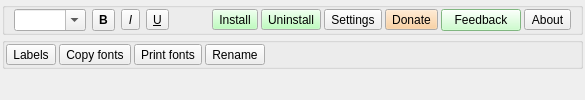
  <widget class="QWidget" name="centralwidget">
   <layout class="QVBoxLayout" name="verticalLayout_2">
    <property name="spacing">
     <number>2</number>
    </property>
    <property name="margin">
     <number>2</number>
    </property>
    <item>
     <widget class="QGroupBox" name="groupBox">
      <layout class="QHBoxLayout" name="horizontalLayout_2">
       <property name="spacing">
        <number>3</number>
       </property>
       <property name="topMargin">
        <number>1</number>
       </property>
       <property name="bottomMargin">
        <number>1</number>
       </property>
       <item>
        <widget class="QWidget" name="textEditingControls" native="true">
         <property name="sizePolicy">
          <sizepolicy hsizetype="Preferred" vsizetype="Maximum">
           <horstretch>0</horstretch>
           <verstretch>0</verstretch>
          </sizepolicy>
         </property>
         <property name="minimumSize">
          <size>
           <width>17</width>
           <height>0</height>
          </size>
         </property>
         <layout class="QHBoxLayout" name="horizontalLayout_5">
          <property name="margin">
           <number>0</number>
          </property>
          <item>
           <widget class="QComboBox" name="fontSize">
            <property name="focusPolicy">
             <enum>Qt::StrongFocus</enum>
            </property>
            <property name="editable">
             <bool>true</bool>
            </property>
            <property name="maxVisibleItems">
             <number>12</number>
            </property>
            <property name="maxCount">
             <number>200</number>
            </property>
            <property name="insertPolicy">
             <enum>QComboBox::InsertAlphabetically</enum>
            </property>
            <property name="minimumContentsLength">
             <number>4</number>
            </property>
           </widget>
          </item>
          <item>
           <widget class="QToolButton" name="boldSetting">
            <property name="sizePolicy">
             <sizepolicy hsizetype="Minimum" vsizetype="Fixed">
              <horstretch>0</horstretch>
              <verstretch>0</verstretch>
             </sizepolicy>
            </property>
            <property name="maximumSize">
             <size>
              <width>30</width>
              <height>25</height>
             </size>
            </property>
            <property name="font">
             <font>
              <weight>75</weight>
              <bold>true</bold>
             </font>
            </property>
            <property name="focusPolicy">
             <enum>Qt::NoFocus</enum>
            </property>
            <property name="toolTip">
             <string>Bold</string>
            </property>
            <property name="text">
             <string>B</string>
            </property>
            <property name="shortcut">
             <string>Ctrl+B</string>
            </property>
            <property name="checkable">
             <bool>true</bool>
            </property>
           </widget>
          </item>
          <item>
           <widget class="QToolButton" name="italicSetting">
            <property name="maximumSize">
             <size>
              <width>30</width>
              <height>16777215</height>
             </size>
            </property>
            <property name="font">
             <font>
              <italic>true</italic>
             </font>
            </property>
            <property name="focusPolicy">
             <enum>Qt::NoFocus</enum>
            </property>
            <property name="toolTip">
             <string>Italic</string>
            </property>
            <property name="text">
             <string>I</string>
            </property>
            <property name="shortcut">
             <string>Ctrl+I</string>
            </property>
            <property name="checkable">
             <bool>true</bool>
            </property>
           </widget>
          </item>
          <item>
           <widget class="QToolButton" name="underlineSetting">
            <property name="maximumSize">
             <size>
              <width>30</width>
              <height>16777215</height>
             </size>
            </property>
            <property name="font">
             <font>
              <underline>true</underline>
              <kerning>true</kerning>
             </font>
            </property>
            <property name="focusPolicy">
             <enum>Qt::NoFocus</enum>
            </property>
            <property name="toolTip">
             <string>Underline</string>
            </property>
            <property name="text">
             <string>U</string>
            </property>
            <property name="shortcut">
             <string>Ctrl+U</string>
            </property>
            <property name="checkable">
             <bool>true</bool>
            </property>
           </widget>
          </item>
         </layout>
        </widget>
       </item>
       <item>
        <spacer name="horizontalSpacer_2">
         <property name="orientation">
          <enum>Qt::Horizontal</enum>
         </property>
         <property name="sizeHint" stdset="0">
          <size>
           <width>40</width>
           <height>20</height>
          </size>
         </property>
        </spacer>
       </item>
       <item>
        <widget class="QToolButton" name="installSelectionButton">
         <property name="sizePolicy">
          <sizepolicy hsizetype="Fixed" vsizetype="Fixed">
           <horstretch>0</horstretch>
           <verstretch>0</verstretch>
          </sizepolicy>
         </property>
         <property name="palette">
          <palette>
           <active>
            <colorrole role="Button">
             <brush brushstyle="SolidPattern">
              <color alpha="255">
               <red>170</red>
               <green>255</green>
               <blue>170</blue>
              </color>
             </brush>
            </colorrole>
           </active>
           <inactive>
            <colorrole role="Button">
             <brush brushstyle="SolidPattern">
              <color alpha="255">
               <red>170</red>
               <green>255</green>
               <blue>170</blue>
              </color>
             </brush>
            </colorrole>
           </inactive>
           <disabled>
            <colorrole role="Button">
             <brush brushstyle="SolidPattern">
              <color alpha="255">
               <red>170</red>
               <green>255</green>
               <blue>170</blue>
              </color>
             </brush>
            </colorrole>
           </disabled>
          </palette>
         </property>
         <property name="text">
          <string>Install</string>
         </property>
        </widget>
       </item>
       <item>
        <widget class="QToolButton" name="uninstallSelectionButton">
         <property name="palette">
          <palette>
           <active>
            <colorrole role="Button">
             <brush brushstyle="SolidPattern">
              <color alpha="255">
               <red>170</red>
               <green>255</green>
               <blue>170</blue>
              </color>
             </brush>
            </colorrole>
           </active>
           <inactive>
            <colorrole role="Button">
             <brush brushstyle="SolidPattern">
              <color alpha="255">
               <red>170</red>
               <green>255</green>
               <blue>170</blue>
              </color>
             </brush>
            </colorrole>
           </inactive>
           <disabled>
            <colorrole role="Button">
             <brush brushstyle="SolidPattern">
              <color alpha="255">
               <red>170</red>
               <green>255</green>
               <blue>170</blue>
              </color>
             </brush>
            </colorrole>
           </disabled>
          </palette>
         </property>
         <property name="text">
          <string>Uninstall</string>
         </property>
        </widget>
       </item>
       <item>
        <widget class="QToolButton" name="settingsButton">
         <property name="sizePolicy">
          <sizepolicy hsizetype="Minimum" vsizetype="Fixed">
           <horstretch>0</horstretch>
           <verstretch>0</verstretch>
          </sizepolicy>
         </property>
         <property name="text">
          <string>Settings</string>
         </property>
        </widget>
       </item>
       <item>
        <widget class="QToolButton" name="donateButton">
         <property name="palette">
          <palette>
           <active>
            <colorrole role="Button">
             <brush brushstyle="SolidPattern">
              <color alpha="255">
               <red>250</red>
               <green>200</green>
               <blue>140</blue>
              </color>
             </brush>
            </colorrole>
           </active>
           <inactive>
            <colorrole role="Button">
             <brush brushstyle="SolidPattern">
              <color alpha="255">
               <red>250</red>
               <green>200</green>
               <blue>140</blue>
              </color>
             </brush>
            </colorrole>
           </inactive>
           <disabled>
            <colorrole role="Button">
             <brush brushstyle="SolidPattern">
              <color alpha="255">
               <red>250</red>
               <green>200</green>
               <blue>140</blue>
              </color>
             </brush>
            </colorrole>
           </disabled>
          </palette>
         </property>
         <property name="text">
          <string>Donate</string>
         </property>
        </widget>
       </item>
       <item>
        <widget class="QPushButton" name="feedbackButton">
         <property name="palette">
          <palette>
           <active>
            <colorrole role="WindowText">
             <brush brushstyle="SolidPattern">
              <color alpha="255">
               <red>0</red>
               <green>0</green>
               <blue>0</blue>
              </color>
             </brush>
            </colorrole>
            <colorrole role="Button">
             <brush brushstyle="SolidPattern">
              <color alpha="255">
               <red>190</red>
               <green>255</green>
               <blue>190</blue>
              </color>
             </brush>
            </colorrole>
            <colorrole role="Light">
             <brush brushstyle="SolidPattern">
              <color alpha="255">
               <red>255</red>
               <green>255</green>
               <blue>255</blue>
              </color>
             </brush>
            </colorrole>
            <colorrole role="Midlight">
             <brush brushstyle="SolidPattern">
              <color alpha="255">
               <red>217</red>
               <green>255</green>
               <blue>217</blue>
              </color>
             </brush>
            </colorrole>
            <colorrole role="Dark">
             <brush brushstyle="SolidPattern">
              <color alpha="255">
               <red>90</red>
               <green>127</green>
               <blue>90</blue>
              </color>
             </brush>
            </colorrole>
            <colorrole role="Mid">
             <brush brushstyle="SolidPattern">
              <color alpha="255">
               <red>120</red>
               <green>170</green>
               <blue>120</blue>
              </color>
             </brush>
            </colorrole>
            <colorrole role="Text">
             <brush brushstyle="SolidPattern">
              <color alpha="255">
               <red>0</red>
               <green>0</green>
               <blue>0</blue>
              </color>
             </brush>
            </colorrole>
            <colorrole role="BrightText">
             <brush brushstyle="SolidPattern">
              <color alpha="255">
               <red>255</red>
               <green>255</green>
               <blue>255</blue>
              </color>
             </brush>
            </colorrole>
            <colorrole role="ButtonText">
             <brush brushstyle="SolidPattern">
              <color alpha="255">
               <red>0</red>
               <green>0</green>
               <blue>0</blue>
              </color>
             </brush>
            </colorrole>
            <colorrole role="Base">
             <brush brushstyle="SolidPattern">
              <color alpha="255">
               <red>255</red>
               <green>255</green>
               <blue>255</blue>
              </color>
             </brush>
            </colorrole>
            <colorrole role="Window">
             <brush brushstyle="SolidPattern">
              <color alpha="255">
               <red>180</red>
               <green>255</green>
               <blue>180</blue>
              </color>
             </brush>
            </colorrole>
            <colorrole role="Shadow">
             <brush brushstyle="SolidPattern">
              <color alpha="255">
               <red>0</red>
               <green>0</green>
               <blue>0</blue>
              </color>
             </brush>
            </colorrole>
            <colorrole role="AlternateBase">
             <brush brushstyle="SolidPattern">
              <color alpha="255">
               <red>217</red>
               <green>255</green>
               <blue>217</blue>
              </color>
             </brush>
            </colorrole>
            <colorrole role="ToolTipBase">
             <brush brushstyle="SolidPattern">
              <color alpha="255">
               <red>255</red>
               <green>255</green>
               <blue>220</blue>
              </color>
             </brush>
            </colorrole>
            <colorrole role="ToolTipText">
             <brush brushstyle="SolidPattern">
              <color alpha="255">
               <red>0</red>
               <green>0</green>
               <blue>0</blue>
              </color>
             </brush>
            </colorrole>
           </active>
           <inactive>
            <colorrole role="WindowText">
             <brush brushstyle="SolidPattern">
              <color alpha="255">
               <red>0</red>
               <green>0</green>
               <blue>0</blue>
              </color>
             </brush>
            </colorrole>
            <colorrole role="Button">
             <brush brushstyle="SolidPattern">
              <color alpha="255">
               <red>190</red>
               <green>255</green>
               <blue>190</blue>
              </color>
             </brush>
            </colorrole>
            <colorrole role="Light">
             <brush brushstyle="SolidPattern">
              <color alpha="255">
               <red>255</red>
               <green>255</green>
               <blue>255</blue>
              </color>
             </brush>
            </colorrole>
            <colorrole role="Midlight">
             <brush brushstyle="SolidPattern">
              <color alpha="255">
               <red>217</red>
               <green>255</green>
               <blue>217</blue>
              </color>
             </brush>
            </colorrole>
            <colorrole role="Dark">
             <brush brushstyle="SolidPattern">
              <color alpha="255">
               <red>90</red>
               <green>127</green>
               <blue>90</blue>
              </color>
             </brush>
            </colorrole>
            <colorrole role="Mid">
             <brush brushstyle="SolidPattern">
              <color alpha="255">
               <red>120</red>
               <green>170</green>
               <blue>120</blue>
              </color>
             </brush>
            </colorrole>
            <colorrole role="Text">
             <brush brushstyle="SolidPattern">
              <color alpha="255">
               <red>0</red>
               <green>0</green>
               <blue>0</blue>
              </color>
             </brush>
            </colorrole>
            <colorrole role="BrightText">
             <brush brushstyle="SolidPattern">
              <color alpha="255">
               <red>255</red>
               <green>255</green>
               <blue>255</blue>
              </color>
             </brush>
            </colorrole>
            <colorrole role="ButtonText">
             <brush brushstyle="SolidPattern">
              <color alpha="255">
               <red>0</red>
               <green>0</green>
               <blue>0</blue>
              </color>
             </brush>
            </colorrole>
            <colorrole role="Base">
             <brush brushstyle="SolidPattern">
              <color alpha="255">
               <red>255</red>
               <green>255</green>
               <blue>255</blue>
              </color>
             </brush>
            </colorrole>
            <colorrole role="Window">
             <brush brushstyle="SolidPattern">
              <color alpha="255">
               <red>180</red>
               <green>255</green>
               <blue>180</blue>
              </color>
             </brush>
            </colorrole>
            <colorrole role="Shadow">
             <brush brushstyle="SolidPattern">
              <color alpha="255">
               <red>0</red>
               <green>0</green>
               <blue>0</blue>
              </color>
             </brush>
            </colorrole>
            <colorrole role="AlternateBase">
             <brush brushstyle="SolidPattern">
              <color alpha="255">
               <red>217</red>
               <green>255</green>
               <blue>217</blue>
              </color>
             </brush>
            </colorrole>
            <colorrole role="ToolTipBase">
             <brush brushstyle="SolidPattern">
              <color alpha="255">
               <red>255</red>
               <green>255</green>
               <blue>220</blue>
              </color>
             </brush>
            </colorrole>
            <colorrole role="ToolTipText">
             <brush brushstyle="SolidPattern">
              <color alpha="255">
               <red>0</red>
               <green>0</green>
               <blue>0</blue>
              </color>
             </brush>
            </colorrole>
           </inactive>
           <disabled>
            <colorrole role="WindowText">
             <brush brushstyle="SolidPattern">
              <color alpha="255">
               <red>90</red>
               <green>127</green>
               <blue>90</blue>
              </color>
             </brush>
            </colorrole>
            <colorrole role="Button">
             <brush brushstyle="SolidPattern">
              <color alpha="255">
               <red>190</red>
               <green>255</green>
               <blue>190</blue>
              </color>
             </brush>
            </colorrole>
            <colorrole role="Light">
             <brush brushstyle="SolidPattern">
              <color alpha="255">
               <red>255</red>
               <green>255</green>
               <blue>255</blue>
              </color>
             </brush>
            </colorrole>
            <colorrole role="Midlight">
             <brush brushstyle="SolidPattern">
              <color alpha="255">
               <red>217</red>
               <green>255</green>
               <blue>217</blue>
              </color>
             </brush>
            </colorrole>
            <colorrole role="Dark">
             <brush brushstyle="SolidPattern">
              <color alpha="255">
               <red>90</red>
               <green>127</green>
               <blue>90</blue>
              </color>
             </brush>
            </colorrole>
            <colorrole role="Mid">
             <brush brushstyle="SolidPattern">
              <color alpha="255">
               <red>120</red>
               <green>170</green>
               <blue>120</blue>
              </color>
             </brush>
            </colorrole>
            <colorrole role="Text">
             <brush brushstyle="SolidPattern">
              <color alpha="255">
               <red>90</red>
               <green>127</green>
               <blue>90</blue>
              </color>
             </brush>
            </colorrole>
            <colorrole role="BrightText">
             <brush brushstyle="SolidPattern">
              <color alpha="255">
               <red>255</red>
               <green>255</green>
               <blue>255</blue>
              </color>
             </brush>
            </colorrole>
            <colorrole role="ButtonText">
             <brush brushstyle="SolidPattern">
              <color alpha="255">
               <red>90</red>
               <green>127</green>
               <blue>90</blue>
              </color>
             </brush>
            </colorrole>
            <colorrole role="Base">
             <brush brushstyle="SolidPattern">
              <color alpha="255">
               <red>180</red>
               <green>255</green>
               <blue>180</blue>
              </color>
             </brush>
            </colorrole>
            <colorrole role="Window">
             <brush brushstyle="SolidPattern">
              <color alpha="255">
               <red>180</red>
               <green>255</green>
               <blue>180</blue>
              </color>
             </brush>
            </colorrole>
            <colorrole role="Shadow">
             <brush brushstyle="SolidPattern">
              <color alpha="255">
               <red>0</red>
               <green>0</green>
               <blue>0</blue>
              </color>
             </brush>
            </colorrole>
            <colorrole role="AlternateBase">
             <brush brushstyle="SolidPattern">
              <color alpha="255">
               <red>180</red>
               <green>255</green>
               <blue>180</blue>
              </color>
             </brush>
            </colorrole>
            <colorrole role="ToolTipBase">
             <brush brushstyle="SolidPattern">
              <color alpha="255">
               <red>255</red>
               <green>255</green>
               <blue>220</blue>
              </color>
             </brush>
            </colorrole>
            <colorrole role="ToolTipText">
             <brush brushstyle="SolidPattern">
              <color alpha="255">
               <red>0</red>
               <green>0</green>
               <blue>0</blue>
              </color>
             </brush>
            </colorrole>
           </disabled>
          </palette>
         </property>
         <property name="text">
          <string>Feedback</string>
         </property>
        </widget>
       </item>
       <item>
        <widget class="QToolButton" name="aboutButton">
         <property name="text">
          <string>About</string>
         </property>
        </widget>
       </item>
      </layout>
     </widget>
    </item>
    <item>
     <widget class="QGroupBox" name="moreToolsView">
      <property name="flat">
       <bool>false</bool>
      </property>
      <layout class="QHBoxLayout" name="horizontalLayout_6">
       <property name="spacing">
        <number>3</number>
       </property>
       <property name="margin">
        <number>1</number>
       </property>
       <item>
        <widget class="QToolButton" name="labelsButton">
         <property name="text">
          <string>Labels</string>
         </property>
        </widget>
       </item>
       <item>
        <widget class="QToolButton" name="copyFontsButton">
         <property name="text">
          <string>Copy fonts</string>
         </property>
        </widget>
       </item>
       <item>
        <widget class="QToolButton" name="printButton">
         <property name="text">
          <string>Print fonts</string>
         </property>
         <property name="popupMode">
          <enum>QToolButton::InstantPopup</enum>
         </property>
         <property name="autoRaise">
          <bool>false</bool>
         </property>
        </widget>
       </item>
       <item>
        <widget class="QToolButton" name="renameFontsButton">
         <property name="sizePolicy">
          <sizepolicy hsizetype="Fixed" vsizetype="Fixed">
           <horstretch>0</horstretch>
           <verstretch>0</verstretch>
          </sizepolicy>
         </property>
         <property name="toolTip">
          <string>Rename font file to use family name</string>
         </property>
         <property name="text">
          <string>Rename</string>
         </property>
        </widget>
       </item>
       <item>
        <spacer name="horizontalSpacer">
         <property name="orientation">
          <enum>Qt::Horizontal</enum>
         </property>
         <property name="sizeHint" stdset="0">
          <size>
           <width>40</width>
           <height>20</height>
          </size>
         </property>
        </spacer>
       </item>
      </layout>
     </widget>
    </item>
    <item>
     <widget class="JB::Instructions" name="instructions">
      <property name="font">
       <font>
        <pointsize>16</pointsize>
       </font>
      </property>
      <property name="instructions">
       <string>Begin by selecting a font to preview from the list.</string>
      </property>
     </widget>
    </item>
   </layout>
  </widget>
